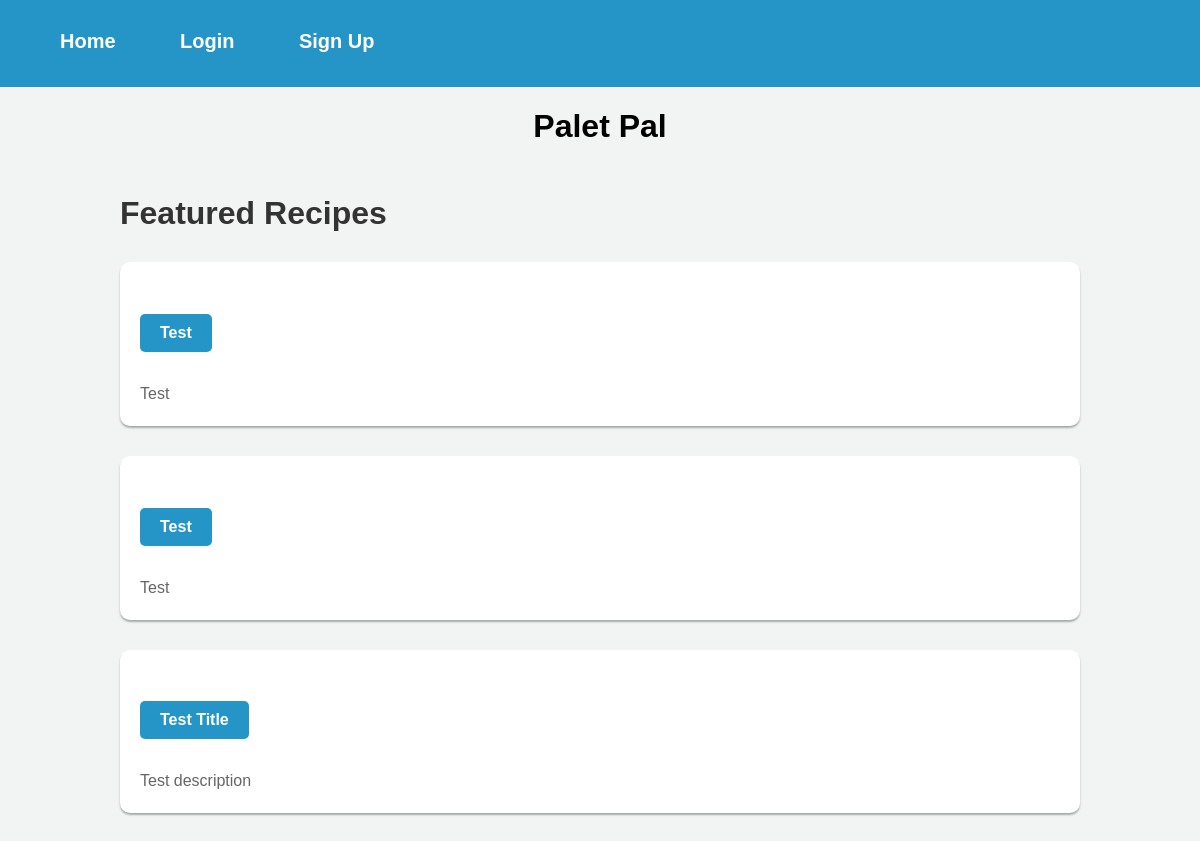
Before: / with the older database file.
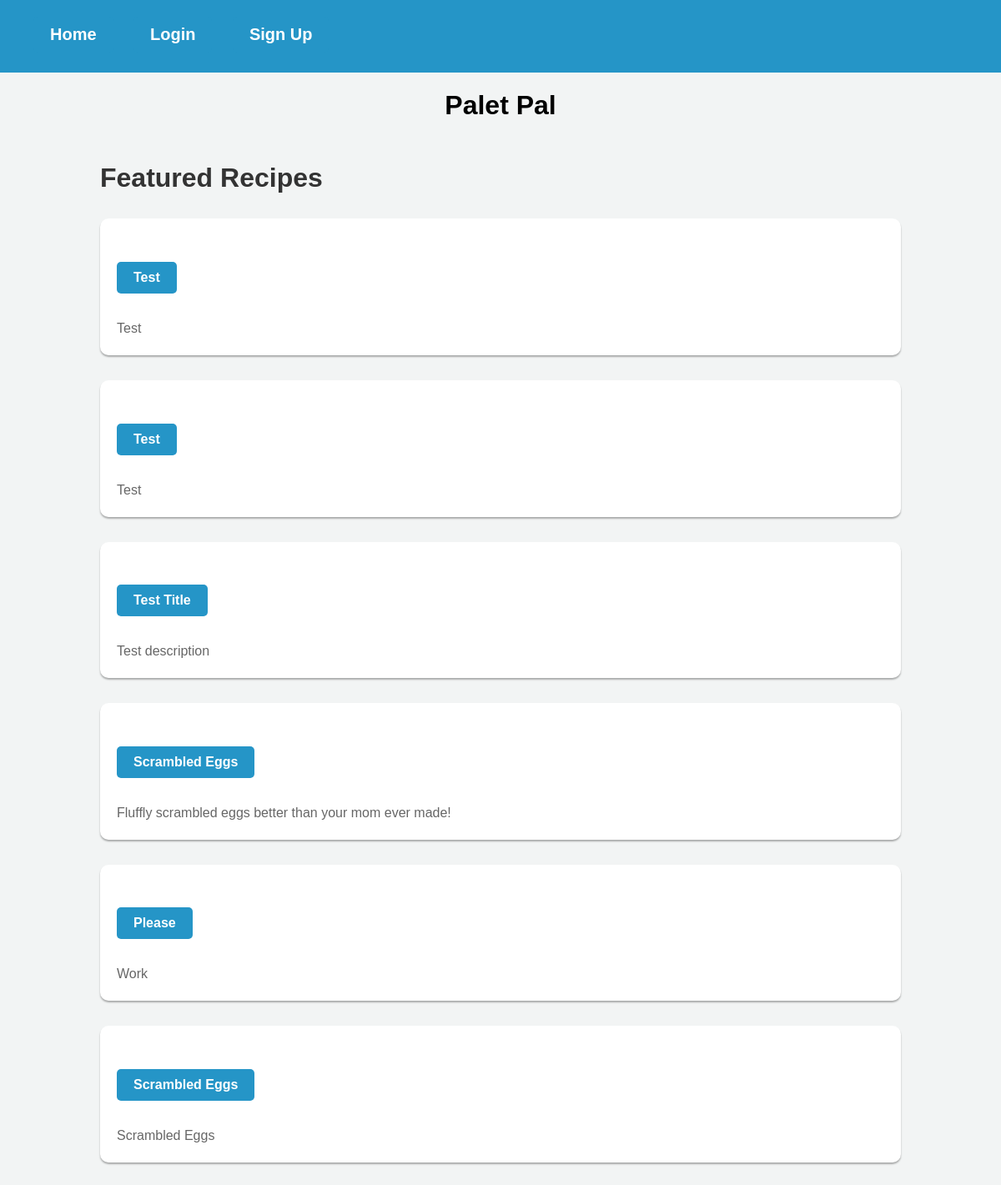
After: the same page with the newer database file.
### website/models.py (models this page shows)
class Recipe(db.Model):
    id = db.Column(db.Integer, primary_key=True)
    user_id = db.Column(db.Integer, db.ForeignKey('user.id'), nullable=False)
    title = db.Column(db.String(128), nullable=False)
    description = db.Column(db.String(512), nullable=False)
    servings = db.Column(db.Integer, nullable=False)  # add this line
    prep_time = db.Column(db.Integer, nullable=False)
    cook_time = db.Column(db.Integer, nullable=False)
    ingredients = db.relationship('Ingredient', backref='recipe', lazy=True)
    instructions = db.relationship('Instruction', backref='recipe', lazy=True)

### website/views.py (the view)
@views.route('/', methods=['GET', 'POST'])
def home():
    recipes = Recipe.query.all()
    return render_template("home.html", user=current_user, recipes=recipes)

### website/templates/home.html (shortened to what this page needs)
{% extends "base.html" %}
{% block content %}
<link rel="stylesheet" type="text/css" href="{{ url_for('static', filename='home.css') }}">
    <div>
        <h1 align="center">Palet Pal</h1>
    </div>
    <div class="recipes">
        <h2>Featured Recipes</h2>
        {% for recipe in recipes %}
            <div class="recipe">
                <h2><a href="{{ url_for('views.recipe', recipe_id=recipe.id) }}">{{ recipe.title }}</a></h2>
                <p>{{ recipe.description }}</p>
            </div>
        {% endfor %}
    </div>
{% endblock %}

### website/templates/base.html (shortened to what this page needs)
<!DOCTYPE html>
<html>
  <head>
  </head>
  <body>
    <nav class="topnav">
      <div class="topnav">
          {% if user.is_authenticated %}
          <a class="topnav" id="home" href="/">Home</a>
          <a class="topnav" id="recipes" href="/recipes">Recipes</a>
          <a class="topnav" id="about" href="/about">About</a>
          <a class="topnav" id="user" href="/user">User</a>
          <a class="topnav" id="logout" href="/logout">Logout</a>
          {% else %}
          <a class="topnav" id="home" href="/">Home</a>
          <a class="topnav" id="login" href="/login">Login</a>
          <a class="topnav" id="signUp" href="/sign-up">Sign Up</a>
          {% endif %}
      </div>
    </nav>
    <div class="container">{% block content %} {% endblock %}</div>
  </body>
</html>

### website/static/home.css (style rules this page uses)
body { background-color: #F2F4F4; font-family: Arial, sans-serif; margin: 0; padding: 0; }
a { background-color: #2595C7; border-radius: 5px; color: white; display: inline-block; font-size: 16px; font-weight: bold; padding: 10px 20px; text-align: center; text-decoration: none; transition: background-color 0.3s ease-in-out; }
.topnav { background-color: #2595C7; overflow: hidden; padding: 10px 20px; }
.topnav a { color: #FFFFFF; font-size: 20px; text-decoration: none; margin-right: 20px; }
.recipes { margin: 50px auto; width: 80%; }
.recipes h2 { color: #333333; font-size: 32px; margin-bottom: 30px; }
.recipe { background-color: #FFFFFF; border-radius: 10px; box-shadow: 0px 2px 2px rgba(0, 0, 0, 0.3); margin-bottom: 30px; padding: 20px; }
.recipe p { color: #666666; font-size: 16px; line-height: 1.5; margin-bottom: 0; }

Changed rows visible on the page:
added Recipe: title "Scrambled Eggs", description "Fluffly scrambled eggs better than your mom ever made!"
added Recipe: title "Please", description "Work"
added Recipe: title "Scrambled Eggs", description "Scrambled Eggs"
